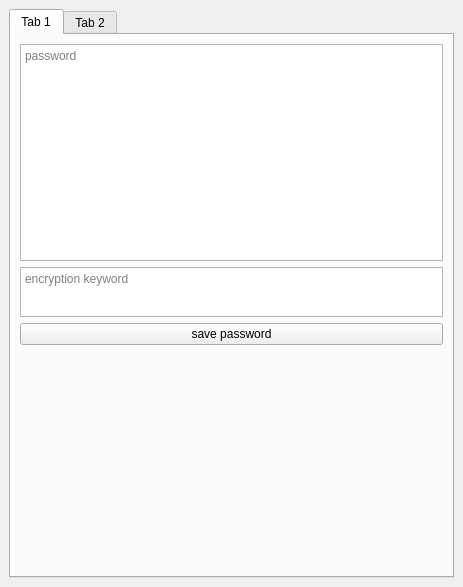
<?xml version="1.0" encoding="UTF-8"?>
<ui version="4.0">
 <class>MainWindow</class>
 <widget class="QMainWindow" name="MainWindow">
  <property name="geometry">
   <rect>
    <x>0</x>
    <y>0</y>
    <width>463</width>
    <height>587</height>
   </rect>
  </property>
  <property name="sizePolicy">
   <sizepolicy hsizetype="Preferred" vsizetype="Preferred">
    <horstretch>0</horstretch>
    <verstretch>0</verstretch>
   </sizepolicy>
  </property>
  <property name="windowTitle">
   <string>Damn passwords</string>
  </property>
  <widget class="QWidget" name="centralwidget">
   <layout class="QVBoxLayout" name="verticalLayout_4">
    <item>
     <widget class="QTabWidget" name="tabWidget">
      <property name="sizePolicy">
       <sizepolicy hsizetype="Expanding" vsizetype="Expanding">
        <horstretch>0</horstretch>
        <verstretch>0</verstretch>
       </sizepolicy>
      </property>
      <property name="baseSize">
       <size>
        <width>0</width>
        <height>0</height>
       </size>
      </property>
      <property name="currentIndex">
       <number>0</number>
      </property>
      <widget class="QWidget" name="tab1">
       <attribute name="title">
        <string>Tab 1</string>
       </attribute>
       <layout class="QVBoxLayout" name="verticalLayout_5">
        <item>
         <widget class="QPlainTextEdit" name="passwordInputQPlainTextEdit">
          <property name="placeholderText">
           <string>password</string>
          </property>
         </widget>
        </item>
        <item>
         <widget class="QPlainTextEdit" name="keywordInputQPlainTextEdit">
          <property name="maximumSize">
           <size>
            <width>16777215</width>
            <height>50</height>
           </size>
          </property>
          <property name="baseSize">
           <size>
            <width>0</width>
            <height>0</height>
           </size>
          </property>
          <property name="placeholderText">
           <string>encryption keyword</string>
          </property>
         </widget>
        </item>
        <item>
         <widget class="QPushButton" name="savePassQPushButton">
          <property name="sizePolicy">
           <sizepolicy hsizetype="Minimum" vsizetype="Fixed">
            <horstretch>0</horstretch>
            <verstretch>0</verstretch>
           </sizepolicy>
          </property>
          <property name="text">
           <string>save password</string>
          </property>
         </widget>
        </item>
        <item>
         <widget class="QLabel" name="animeGifQLabel">
          <property name="sizePolicy">
           <sizepolicy hsizetype="Expanding" vsizetype="Expanding">
            <horstretch>0</horstretch>
            <verstretch>0</verstretch>
           </sizepolicy>
          </property>
          <property name="text">
           <string/>
          </property>
          <property name="pixmap">
           <pixmap>C:/Users/FoxEdit/Desktop/rumia-dance.gif</pixmap>
          </property>
          <property name="scaledContents">
           <bool>true</bool>
          </property>
         </widget>
        </item>
       </layout>
      </widget>
      <widget class="QWidget" name="tab2">
       <property name="sizePolicy">
        <sizepolicy hsizetype="Preferred" vsizetype="Preferred">
         <horstretch>0</horstretch>
         <verstretch>0</verstretch>
        </sizepolicy>
       </property>
       <attribute name="title">
        <string>Tab 2</string>
       </attribute>
       <layout class="QVBoxLayout" name="verticalLayout">
        <item>
         <widget class="QListView" name="passwordsQListView">
          <property name="sizePolicy">
           <sizepolicy hsizetype="Expanding" vsizetype="Expanding">
            <horstretch>0</horstretch>
            <verstretch>0</verstretch>
           </sizepolicy>
          </property>
          <property name="minimumSize">
           <size>
            <width>0</width>
            <height>450</height>
           </size>
          </property>
          <property name="maximumSize">
           <size>
            <width>16777214</width>
            <height>16777214</height>
           </size>
          </property>
          <property name="sizeIncrement">
           <size>
            <width>0</width>
            <height>0</height>
           </size>
          </property>
         </widget>
        </item>
        <item>
         <layout class="QHBoxLayout" name="horizontalLayout" stretch="0,0">
          <property name="spacing">
           <number>6</number>
          </property>
          <property name="sizeConstraint">
           <enum>QLayout::SetFixedSize</enum>
          </property>
          <property name="leftMargin">
           <number>0</number>
          </property>
          <property name="topMargin">
           <number>0</number>
          </property>
          <item>
           <widget class="QPushButton" name="showPasswordQPushButton">
            <property name="sizePolicy">
             <sizepolicy hsizetype="Expanding" vsizetype="Expanding">
              <horstretch>0</horstretch>
              <verstretch>0</verstretch>
             </sizepolicy>
            </property>
            <property name="maximumSize">
             <size>
              <width>80</width>
              <height>40</height>
             </size>
            </property>
            <property name="text">
             <string>Show</string>
            </property>
           </widget>
          </item>
          <item>
           <widget class="QPlainTextEdit" name="decryptionKeywordQPlainTextEdit">
            <property name="sizePolicy">
             <sizepolicy hsizetype="Expanding" vsizetype="Expanding">
              <horstretch>0</horstretch>
              <verstretch>0</verstretch>
             </sizepolicy>
            </property>
            <property name="minimumSize">
             <size>
              <width>0</width>
              <height>0</height>
             </size>
            </property>
            <property name="maximumSize">
             <size>
              <width>16777215</width>
              <height>40</height>
             </size>
            </property>
            <property name="placeholderText">
             <string>decryption keyword</string>
            </property>
           </widget>
          </item>
         </layout>
        </item>
       </layout>
      </widget>
     </widget>
    </item>
   </layout>
  </widget>
 </widget>
 <resources/>
 <connections/>
</ui>
